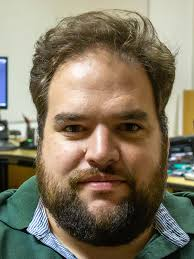
#> input picture test_images/man_2.jpg, 194 x 259 px
$ python compare_morphology.py --input ../test_images/man_2.jpg
#> lines starting #> are read from the running program, lines starting #| are printed output that depends on the picture
"""Standalone diagnostic script comparing morphological operations on images.

This script visualises the effect of morphological operations (especially
closing) on images before Canny edge detection. It produces side-by-side
comparisons to help decide whether to add morphological closing to the
hairline detection pipeline.

The script works without the dlib model — it loads images directly via
OpenCV and operates in headless mode by default.
"""

from __future__ import annotations

import argparse
import sys
import warnings
from pathlib import Path
from typing import cast

import cv2
import matplotlib.pyplot as plt
import numpy as np
import numpy.typing as npt

ImageArray = npt.NDArray[np.uint8]

# Map operation names to OpenCV morphological constants
_MORPH_OPS: dict[str, int] = {
    "close": cv2.MORPH_CLOSE,
    "open": cv2.MORPH_OPEN,
    "dilate": cv2.MORPH_DILATE,
    "erode": cv2.MORPH_ERODE,
}


def _parse_kernel_sizes(value: str) -> list[int]:
    """Parse a comma-separated string of kernel sizes into a sorted list.

    Parameters
    ----------
    value : str
        Comma-separated kernel sizes (e.g. ``"3,5,7"``).

    Returns
    -------
    list[int]
        Sorted list of unique positive kernel sizes.

    Raises
    ------
    argparse.ArgumentTypeError
        If the string contains invalid values.
    """
    try:
        sizes = [int(x.strip()) for x in value.split(",") if x.strip()]
    except ValueError as exc:
        raise argparse.ArgumentTypeError(
            f"Kernel sizes must be integers, got: {value!r}"
        ) from exc

    if any(s <= 0 for s in sizes):
        raise argparse.ArgumentTypeError(
            f"Kernel sizes must be positive integers, got: {sizes}"
        )

    return sorted(set(sizes))


def _parse_operations(value: str) -> list[str]:
    """Parse a comma-separated string of operation names.

    Parameters
    ----------
    value : str
        Comma-separated operation names (e.g. ``"close,open"``).

    Returns
    -------
    list[str]
        List of valid operation names in the order provided.

    Raises
    ------
    argparse.ArgumentTypeError
        If an unknown operation is specified.
    """
    ops = [x.strip().lower() for x in value.split(",") if x.strip()]
    invalid = [op for op in ops if op not in _MORPH_OPS]
    if invalid:
        valid = ", ".join(_MORPH_OPS.keys())
        raise argparse.ArgumentTypeError(
            f"Unknown operation(s): {invalid}. Valid: {valid}"
        )
    return ops


def _apply_morphology(
    img_gray: ImageArray,
    operation: str,
    kernel_size: int,
) -> ImageArray:
    """Apply a single morphological operation to a grayscale image.

    Parameters
    ----------
    img_gray : ImageArray
        Input grayscale image.
    operation : str
        Name of the morphological operation (close, open, dilate, erode).
    kernel_size : int
        Size of the square structuring element.

    Returns
    -------
    ImageArray
        Resulting grayscale image after the operation.
    """
    kernel = cv2.getStructuringElement(
        cv2.MORPH_RECT, (kernel_size, kernel_size)
    )
    op_code = _MORPH_OPS[operation]
    return cast(ImageArray, cv2.morphologyEx(img_gray, op_code, kernel))


# [43 lines left out: functions _run_canny, _compute_xor_diff, not called in this run]


def _build_morphology_figure(
    img_gray: ImageArray,
    results: list[tuple[str, int, ImageArray]],
    image_name: str,
) -> plt.Figure:
    """Build Figure 1: original vs each morphological operation (grayscale).

    Parameters
    ----------
    img_gray : ImageArray
        Original grayscale image.
    results : list[tuple[str, int, ImageArray]]
        List of (operation, kernel_size, morphed_image) tuples.
    image_name : str
        Name of the input image for the figure title.

    Returns
    -------
    plt.Figure
        Matplotlib figure with the comparison grid.
    """
    n_results = len(results)
    n_cols = 3
    n_rows = (n_results + 1 + n_cols - 1) // n_cols

    fig, axes = plt.subplots(n_rows, n_cols, figsize=(n_cols * 4, n_rows * 3.5))
    axes = np.atleast_1d(axes).flatten()

    fig.suptitle(
        f"Morphological Operations — {image_name}",
        fontsize=14,
        fontweight="bold",
    )

    # Original image
    axes[0].imshow(img_gray, cmap="gray")
    axes[0].set_title("Original (grayscale)")
    axes[0].axis("off")

    for idx, (op, ksize, morphed) in enumerate(results, start=1):
        axes[idx].imshow(morphed, cmap="gray")
        axes[idx].set_title(f"{op.capitalize()} (k={ksize})")
        axes[idx].axis("off")

    # Hide unused subplots
    for idx in range(n_results + 1, len(axes)):
        axes[idx].axis("off")

    plt.tight_layout(rect=(0, 0, 1, 0.96))
    return fig


# [105 lines left out: functions _build_canny_figure, _build_diff_figure, not called in this run]


def _save_figure(fig: plt.Figure, output_path: Path) -> None:
    """Save a matplotlib figure to disk.

    Parameters
    ----------
    fig : plt.Figure
        Figure to save.
    output_path : Path
        Destination file path.
    """
    try:
        fig.savefig(output_path, dpi=150, bbox_inches="tight")
    except OSError as exc:
        warnings.warn(f"Could not save figure to {output_path}: {exc}")
    finally:
        plt.close(fig)


def _print_summary(
    image_path: Path,
    img_shape: tuple[int, ...],
    operations: list[str],
    kernel_sizes: list[int],
    with_canny: bool,
    canny_low: int,
    canny_high: int,
    output_dir: Path,
    saved_paths: list[Path],
) -> None:
    """Print a human-readable summary of the comparison to the console.

    Parameters
    ----------
    image_path : Path
        Path to the input image.
    img_shape : tuple[int, ...]
        Shape of the loaded image.
    operations : list[str]
        List of operations performed.
    kernel_sizes : list[int]
        List of kernel sizes used.
    with_canny : bool
        Whether Canny edge detection was included.
    canny_low : int
        Lower Canny threshold.
    canny_high : int
        Upper Canny threshold.
    output_dir : Path
        Directory where outputs were saved.
    saved_paths : list[Path]
        List of saved figure file paths.
    """
    print(f"\n{'=' * 60}")
    print("Morphological Operation Comparison")
    print(f"{'=' * 60}")
    print(f"  Image: {image_path.name}")
    print(f"  Dimensions: {img_shape[1]}x{img_shape[0]} px")
    print(f"  Operations: {', '.join(operations)}")
    print(f"  Kernel sizes: {', '.join(str(k) for k in kernel_sizes)}")
    print(f"  Canny: {'enabled' if with_canny else 'disabled'}")
    if with_canny:
        print(f"  Canny thresholds: low={canny_low}, high={canny_high}")
    print(f"  Output directory: {output_dir.resolve()}")
    print("\n  Saved figures:")
    for path in saved_paths:
        print(f"    - {path.name}")
    print(f"{'=' * 60}\n")


def process_image(
    image_path: Path,
    output_dir: Path,
    operations: list[str],
    kernel_sizes: list[int],
    with_canny: bool,
    canny_low: int,
    canny_high: int,
    visualize: bool,
) -> None:
    """Load an image and generate all comparison figures.

    Parameters
    ----------
    image_path : Path
        Path to the input image.
    output_dir : Path
        Directory where figures will be saved.
    operations : list[str]
        List of morphological operation names.
    kernel_sizes : list[int]
        List of kernel sizes.
    with_canny : bool
        Whether to include Canny edge detection comparisons.
    canny_low : int
        Lower Canny threshold.
    canny_high : int
        Upper Canny threshold.
    visualize : bool
        Whether to display the saved figures using OpenCV windows.

    Raises
    ------
    FileNotFoundError
        If the image file does not exist.
    ValueError
        If the image cannot be loaded.
    """
#> called with with_canny = False, canny_low = 30, canny_high = 100, visualize = False
    if not image_path.exists():
        raise FileNotFoundError(f"Image not found: {image_path}")

    img_bgr = cv2.imread(str(image_path), cv2.IMREAD_COLOR)
#> img_bgr is the input picture: shape (259, 194, 3); mean B, G, R 98.5, 119.3, 128.8
    if img_bgr is None:
        raise ValueError(f"Cannot read image file (may be corrupted): {image_path}")

    img_gray = cast(ImageArray, cv2.cvtColor(img_bgr, cv2.COLOR_BGR2GRAY))
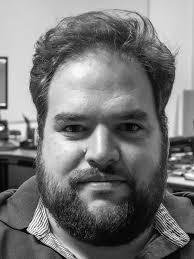
#> img_gray: shape (259, 194); min 0, max 254, mean 119.8
    output_dir.mkdir(parents=True, exist_ok=True)

    # Apply all operation + kernel combinations
    morph_results: list[tuple[str, int, ImageArray]] = []
    canny_results: list[tuple[str, int, ImageArray]] = []
    diff_results: list[tuple[str, int, ImageArray]] = []

    edges_original: ImageArray | None = None
    if with_canny:
        edges_original = _run_canny(img_gray, canny_low, canny_high)

    for op in operations:
        for ksize in kernel_sizes:
            morphed = _apply_morphology(img_gray, op, ksize)
            morph_results.append((op, ksize, morphed))

            if with_canny and edges_original is not None:
                edges_morphed = _run_canny(morphed, canny_low, canny_high)
                canny_results.append((op, ksize, edges_morphed))
                diff = _compute_xor_diff(edges_original, edges_morphed)
                diff_results.append((op, ksize, diff))
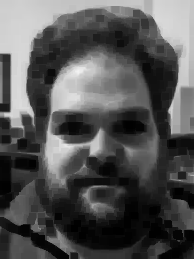
#> morphed: shape (259, 194); min 0, max 242, mean 83.8
#> after the loop, canny_results = []; diff_results = []; morph_results = 12 items

    saved_paths: list[Path] = []
#> saved_paths = []

    # Figure 1: Morphology comparison
    fig1 = _build_morphology_figure(img_gray, morph_results, image_path.name)
#> in _build_morphology_figure, `n_results = len(results)`: n_results = 12
#> in _build_morphology_figure, `n_rows = (n_results + 1 + n_cols - 1) // n_cols`: n_rows = 5
#> the loop in _build_morphology_figure, `for idx, (op, ksize, morphed) in enumerate(results, start=1):` made 12 passes
#> (op, ksize) on passes 1 to 8: ('close', 3), ('close', 5), ('close', 7), ('open', 3), ('open', 5), ('open', 7), ('dilate', 3), ('dilate', 5)
#> the loop in _build_morphology_figure, `for idx in range(n_results + 1, len(axes)):` made 2 passes
#> idx on passes 1 to 2: 13, 14
    path1 = output_dir / f"{image_path.stem}_morphology.png"
    _save_figure(fig1, path1)
#> in _save_figure, `fig.savefig(output_path, dpi=150, bbox_inches="tight")`:
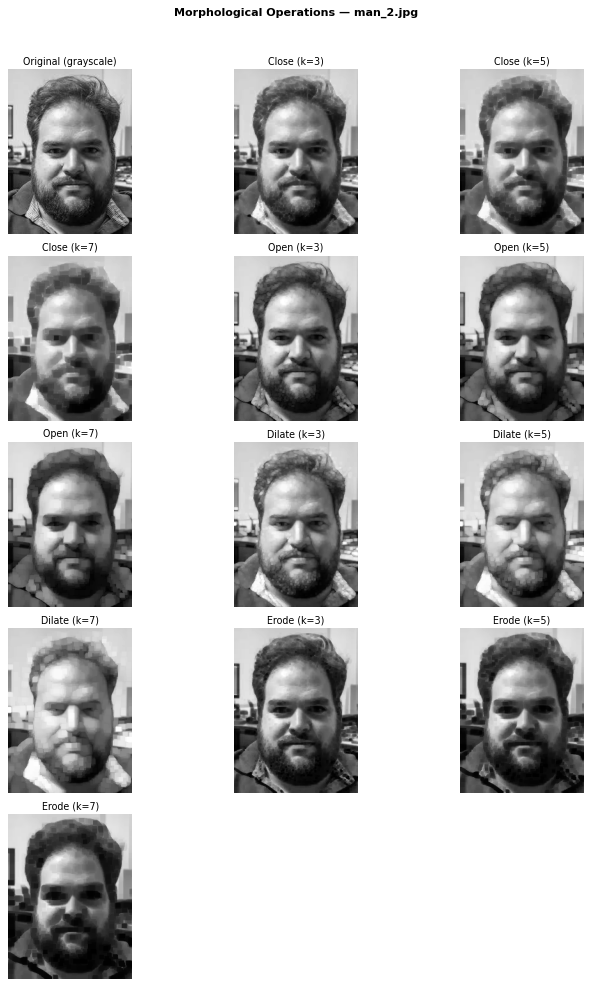
#> figure drawn by matplotlib, 13 panels
    saved_paths.append(path1)

    # Figure 2: Canny comparison
    if with_canny and edges_original is not None:
        fig2 = _build_canny_figure(edges_original, canny_results, image_path.name)
        path2 = output_dir / f"{image_path.stem}_canny.png"
        _save_figure(fig2, path2)
        saved_paths.append(path2)

        # Figure 3: Difference maps
        fig3 = _build_diff_figure(edges_original, diff_results, image_path.name)
        path3 = output_dir / f"{image_path.stem}_diff.png"
        _save_figure(fig3, path3)
        saved_paths.append(path3)

    _print_summary(
        image_path=image_path,
        img_shape=img_gray.shape,
        operations=operations,
        kernel_sizes=kernel_sizes,
        with_canny=with_canny,
        canny_low=canny_low,
        canny_high=canny_high,
        output_dir=output_dir,
        saved_paths=saved_paths,
    )
#> the loop in _print_summary, `for path in saved_paths:` made 1 pass
#|     - man_2_morphology.png

    if visualize:
        # Show original grayscale
        window_name = "Original Grayscale"
        cv2.namedWindow(window_name, cv2.WINDOW_NORMAL)
        cv2.imshow(window_name, img_gray)
        print(f"Showing {window_name} — press any key to continue...")
        cv2.waitKey(0)
        cv2.destroyWindow(window_name)

        if with_canny and edges_original is not None:
            # Show original Canny
            window_name = "Original Canny"
            cv2.namedWindow(window_name, cv2.WINDOW_NORMAL)
            cv2.imshow(window_name, edges_original)
            print(f"Showing {window_name} — press any key to continue...")
            cv2.waitKey(0)
            cv2.destroyWindow(window_name)

            # Show each operation's Canny result
            for op, ksize, edges in canny_results:
                window_name = f"{op.capitalize()} k={ksize} Canny"
                cv2.namedWindow(window_name, cv2.WINDOW_NORMAL)
                cv2.imshow(window_name, edges)
                print(f"Showing {window_name} — press any key to continue...")
                cv2.waitKey(0)
                cv2.destroyWindow(window_name)
        else:
            # Show each operation's morphed result (when no --canny)
            for op, ksize, morphed in morph_results:
                window_name = f"{op.capitalize()} k={ksize}"
                cv2.namedWindow(window_name, cv2.WINDOW_NORMAL)
                cv2.imshow(window_name, morphed)
                print(f"Showing {window_name} — press any key to continue...")
                cv2.waitKey(0)
                cv2.destroyWindow(window_name)

        # Show saved comparison PNGs
        for path in saved_paths:
            img = cv2.imread(str(path))
            if img is not None:
                window_name = f"Comparison - {path.name}"
                cv2.namedWindow(window_name, cv2.WINDOW_NORMAL)
                cv2.imshow(window_name, img)
                print(f"Showing {path.name} — press any key to continue...")
                cv2.waitKey(0)
                cv2.destroyWindow(window_name)

        cv2.destroyAllWindows()


def main() -> None:
    """Parse arguments and run the morphological comparison."""
    parser = argparse.ArgumentParser(
        description=(
            "Compare morphological operations on images before Canny edge "
            "detection. Saves comparison figures to disk."
        ),
    )
    parser.add_argument(
        "--input",
        type=Path,
        help="Path to the input image (JPG or PNG).",
    )
    parser.add_argument(
        "--output",
        type=Path,
        default=Path("output/morphology_comparison"),
        help=(
            "Output directory for comparison figures "
            "(default: output/morphology_comparison/)"
        ),
    )
    parser.add_argument(
        "--kernel-sizes",
        type=_parse_kernel_sizes,
        default=_parse_kernel_sizes("3,5,7"),
        help="Comma-separated list of kernel sizes (default: 3,5,7)",
    )
    parser.add_argument(
        "--operations",
        type=_parse_operations,
        default=_parse_operations("close,open,dilate,erode"),
        help=(
            "Comma-separated list of operations: close,open,dilate,erode "
            "(default: close,open,dilate,erode)"
        ),
    )
    parser.add_argument(
        "--canny",
        action="store_true",
        help="Also run Canny edge detection and produce edge-comparison figures.",
    )
    parser.add_argument(
        "--canny-low",
        type=int,
        default=30,
        help="Lower threshold for Canny edge detection (default: 30)",
    )
    parser.add_argument(
        "--canny-high",
        type=int,
        default=100,
        help="Upper threshold for Canny edge detection (default: 100)",
    )
    parser.add_argument(
        "--visualize",
        action="store_true",
        help="Display saved comparison figures using OpenCV windows.",
    )
    args = parser.parse_args()

    try:
        process_image(
            image_path=args.input,
            output_dir=args.output,
            operations=args.operations,
            kernel_sizes=args.kernel_sizes,
            with_canny=args.canny,
            canny_low=args.canny_low,
            canny_high=args.canny_high,
            visualize=args.visualize,
        )
    except (FileNotFoundError, ValueError) as exc:
        print(f"ERROR: {exc}")
        sys.exit(1)


if __name__ == "__main__":
    main()

$ run again, on test_images/man_4.jpg
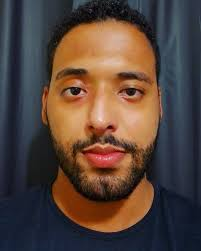
#> input picture test_images/man_4.jpg, 201 x 251 px
#> in process_image, img_bgr is the input picture: shape (251, 201, 3); mean B, G, R 58.9, 67.4, 85.5
#> in process_image, `img_gray = cast(ImageArray, cv2.cvtColor(img_bgr, cv2.COLOR_BGR2GRAY))`:
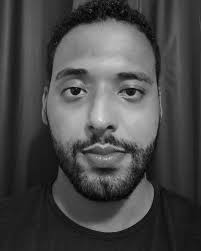
#> img_gray: shape (251, 201); min 0, max 221, mean 71.9
#> after the loop in process_image, `for op in operations:`:
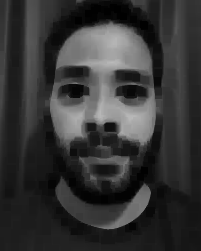
#> morphed: shape (251, 201); min 0, max 186, mean 53.2
#> after the loop in process_image, `for op in operations:`: canny_results = []; morph_results = 12 items
#> saved_paths = []
#> n_results = 12
#> n_rows = 5
#> the loop in _build_morphology_figure, `for idx, (op, ksize, morphed) in enumerate(results, start=1):` made 12 passes
#> (op, ksize) on passes 1 to 8: ('close', 3), ('close', 5), ('close', 7), ('open', 3), ('open', 5), ('open', 7), ('dilate', 3), ('dilate', 5)
#> the loop in _build_morphology_figure, `for idx in range(n_results + 1, len(axes)):` made 2 passes
#> idx on passes 1 to 2: 13, 14
#> the loop in _print_summary, `for path in saved_paths:` made 1 pass
#|     - man_4_morphology.png

$ run again, on test_images/man_5.jpg
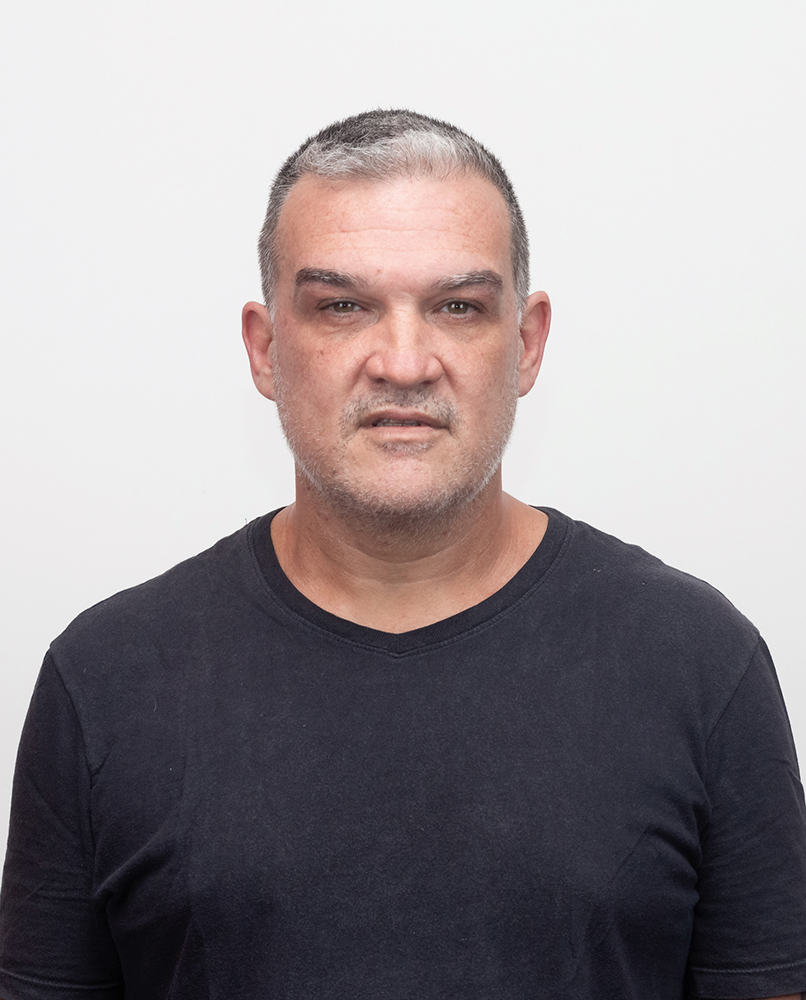
#> input picture test_images/man_5.jpg, 806 x 1000 px
#> in process_image, img_bgr is the input picture: shape (1000, 806, 3); mean B, G, R 148.5, 145.6, 152.5
#> in process_image, `img_gray = cast(ImageArray, cv2.cvtColor(img_bgr, cv2.COLOR_BGR2GRAY))`:
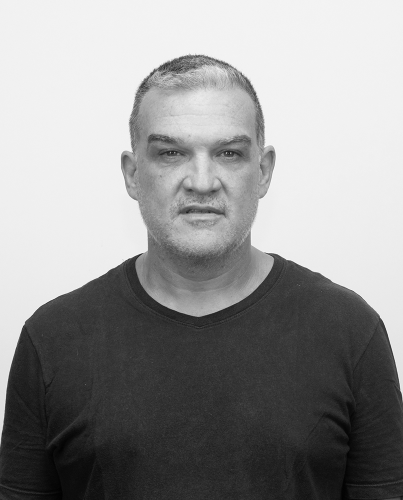
#> img_gray: shape (1000, 806) (shown at 1/2 size); min 0, max 255, mean 147.9
#> after the loop in process_image, `for op in operations:`:
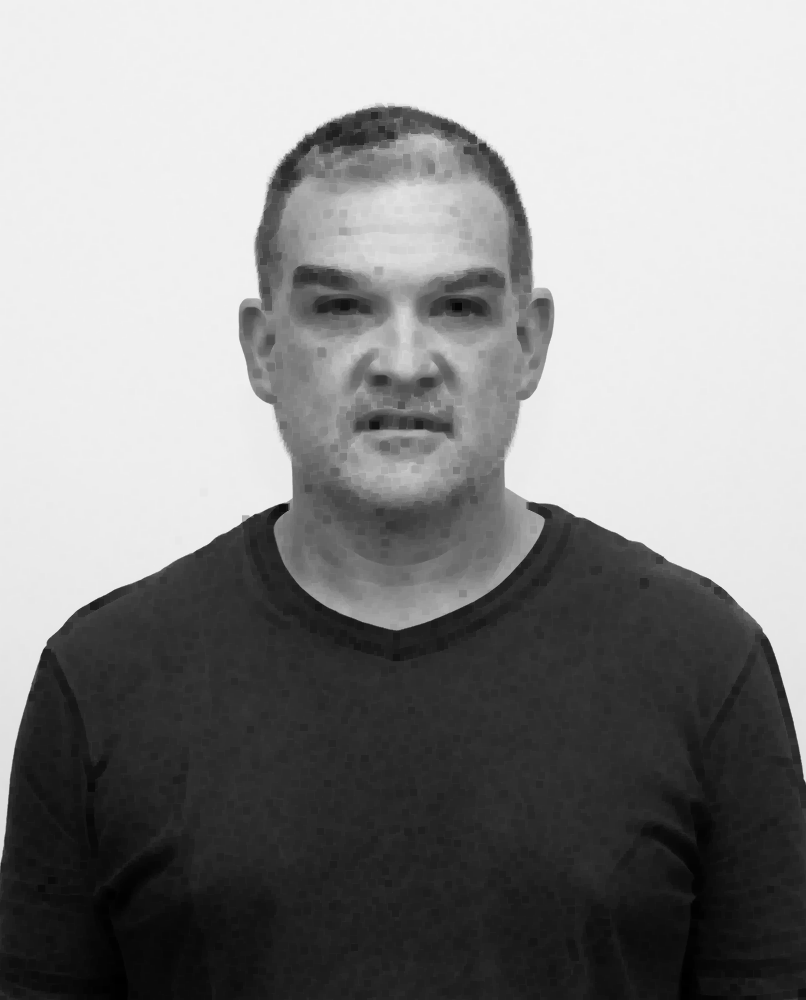
#> morphed: shape (1000, 806); min 0, max 243, mean 138.9
#> after the loop in process_image, `for op in operations:`: canny_results = []; morph_results = 12 items
#> saved_paths = []
#> n_results = 12
#> n_rows = 5
#> the loop in _build_morphology_figure, `for idx, (op, ksize, morphed) in enumerate(results, start=1):` made 12 passes
#> (op, ksize) on passes 1 to 8: ('close', 3), ('close', 5), ('close', 7), ('open', 3), ('open', 5), ('open', 7), ('dilate', 3), ('dilate', 5)
#> the loop in _build_morphology_figure, `for idx in range(n_results + 1, len(axes)):` made 2 passes
#> idx on passes 1 to 2: 13, 14
#> the loop in _print_summary, `for path in saved_paths:` made 1 pass
#|     - man_5_morphology.png
